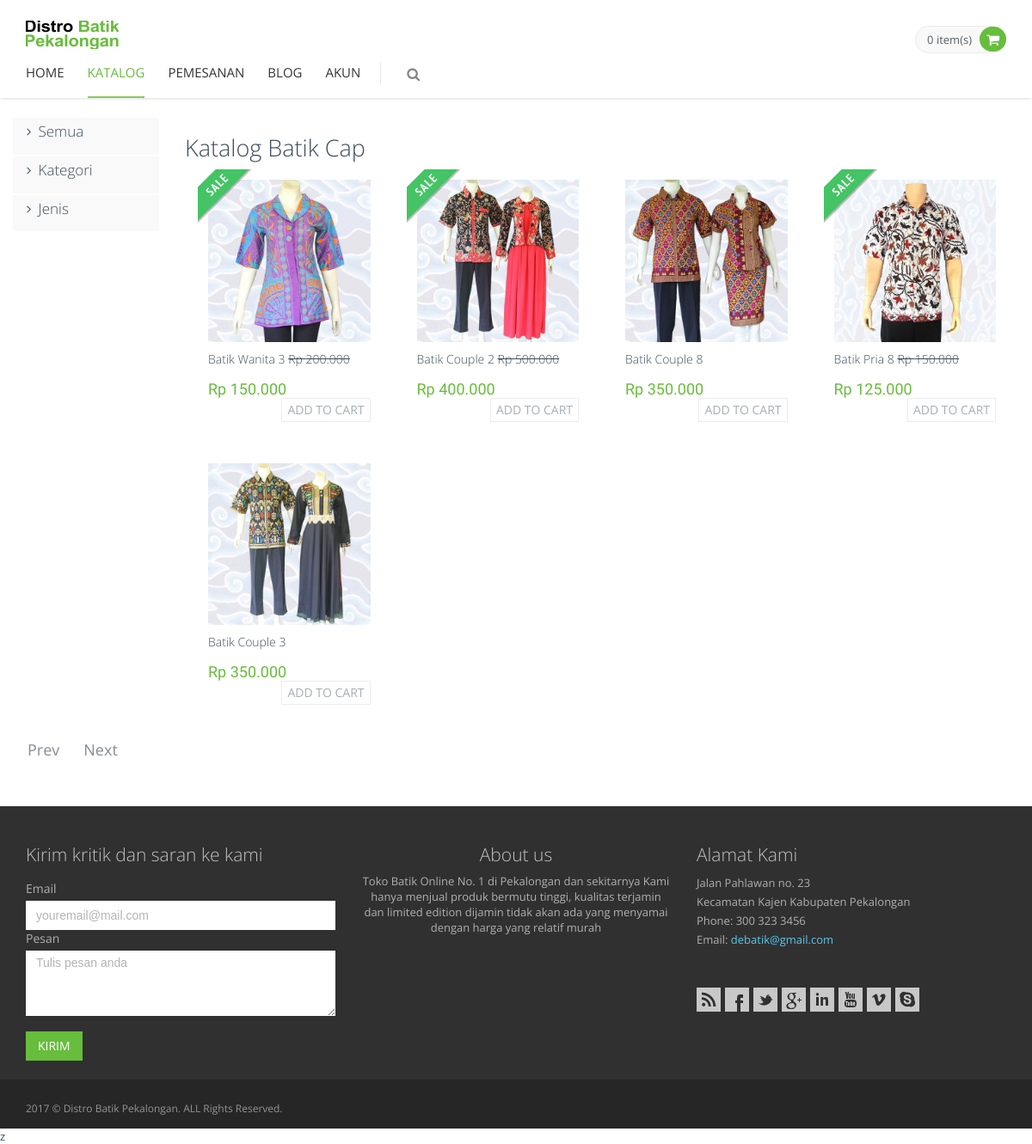
Screenshot of /index.php?page=cap with the database file from the repository.
### tables this page shows
CREATE TABLE `barang` (
  `id_barang` int(11) NOT NULL,
  `id_kategori` int(11) NOT NULL,
  `id_jenis` int(11) NOT NULL,
  `nama_barang` varchar(50) NOT NULL,
  `ukuran` varchar(3) NOT NULL,
  `foto_barang` varchar(50) NOT NULL,
  `diskon` tinyint(4) NOT NULL,
  `harga` int(11) NOT NULL,
  `harga_diskon` int(11) NOT NULL,
  `deskripsi` text NOT NULL,
  `tanggal` date NOT NULL
);

### index.php (called while the page is built, shortened)
<?php require 'layout/head.php'; ?>
<?php include 'content.php'; ?>
<?php include 'layout/prefooter.php'; ?>
<?php require 'layout/footer.php'; ?>

### layout/jenis/cap.php (the view, shortened to what this page needs)
<div class="main">
  <div class="container" style="width: 100%;">
    <div class="row margin-bottom-40 ">
      <?php require 'layout/sidebar.php'; ?>
      <div class="col-md-10 col-sm-8">
        <h2>Katalog Batik Cap</h2>
        <?php
          $perpage = 8;
            if (isset($_GET['hal'])) {
              $page = $_GET['hal'];
            }else {
              $page = 1;
            }
            if ($page > 1) {
              $start = ($page * $perpage) - $perpage;
            }else {
              $start = 0;
            }
          $querypro = mysqli_query($connect, "SELECT * FROM barang a, jenis b, kategori c where a.id_kategori = c.id_kategori and a.id_jenis = b.id_jenis and a.id_jenis = 2  ORDER BY id_barang DESC LIMIT $start, $perpage");
          while ($datapro = mysqli_fetch_array($querypro)) {
            if ($datapro['diskon'] == 1) { ?>
              <form method="post" action="index.php?page=katalog&amp;id=<?php echo $datapro['id_barang']; ?>">
              <div class="col-md-3 margin-bottom-20">
              <div class="product-item">
                <div class="pi-img-wrapper">
                  <img src="img/produk/<?php echo $datapro['foto_barang']; ?>" class="img-responsive" alt="<?php echo $datapro['nama_barang']; ?>">
                </div>
                <div class="sticker sticker-sale"></div>
                <h3><a href="index.php?page=detail-diskon&id=<?php echo $datapro['id_barang']; ?>"><?php echo $datapro['nama_barang']; ?></a>&nbsp;<strike><?php echo "Rp ".number_format($datapro['harga'],0,".","."); ?></strike></h3>
                <div class="pi-price"><?php
                  if ($datapro['diskon'] == 0) {
                    echo "Rp ".number_format($datapro['harga'],0,".",".");
                  }else {
                    echo "Rp ".number_format($datapro['harga_diskon'],0,".",".");
                  }
                  ?>
                  </div>
                <input type="submit" name="addtocart" class="btn btn-default add2cart" value="Add to cart">
              </div>
            </div>
            </form>
           <?php }else { ?>
            <form method="post" action="index.php?page=katalog&amp;id=<?php echo $datapro['id_barang']; ?>">
            <div class="col-md-3 margin-bottom-20">
            <div class="product-item">
              <div class="pi-img-wrapper">
                <img src="img/produk/<?php echo $datapro['foto_barang']; ?>" class="img-responsive" alt="<?php echo $datapro['nama_barang']; ?>">
              </div>
              <h3><a href="index.php?page=detail&id=<?php echo $datapro['id_barang']; ?>"><?php echo $datapro['nama_barang']; ?></a></h3>
              <div class="pi-price"><?php
                if ($datapro['diskon'] == 0) {
                  echo "Rp ".number_format($datapro['harga'],0,".",".");
                }else {
                  echo "Rp ".number_format($datapro['harga_diskon'],0,".",".");
                }
                ?>
                </div>
              <input type="submit" name="addtocart" class="btn btn-default add2cart" value="Add to cart">
            </div>
          </div>
          </form>
          <?php }
        }
        ?>
      </div>
      <div class="container-fluid">
           <div class="row">
              <div class="col-xs-12">
                <nav>
                <ul class="pagination pagination-lg">
                  <?php
                      $query = mysqli_query($connect, "SELECT * FROM barang");
                      $jmlbaris = mysqli_num_rows($query);
                      $halaman = ceil($jmlbaris/$perpage);
                      for($i = 1; $i <=$halaman; $i++){
                        if ($i > 1) {
                          echo "<li><a href='index.php?page=katalog&hal=$prev'> Prev </a></li>";
                          echo "<li class='pull-right'><a href='index.php?page=katalog&hal=$next'> Next </a></li>";
                        }
                      }
                   ?>
                </ul>
              </nav>
            </div>
         </div>
      </div>
    </div>
  </div>
</div>

### assets/frontend/layout/css/style.css (style rules this page uses)
h1, h2, h3, h4, h5, h6 { font: 300 'Open Sans', sans-serif; margin: 0 0 10px; }
a { color: #E02222; }
a, a:focus, a:hover, a:active { outline: 0; text-decoration: none; }
.margin-bottom-20 { margin-bottom: 20px !important; }
.margin-bottom-40 { margin-bottom: 40px !important; }
.pagination { border-radius: 0; margin: 0; }
.pagination > li { display: inline-block; margin-left: 5px; }
.pagination > li > a, .pagination > li > span, .pagination > li:first-child > a, .pagination > li:first-child > span, .pagination > li:last-child > a, .pagination > li:last-child > span { border-radius: 25px !important; border: none; color: #868c93; }
.pagination > li:first-child > a, .pagination > li:last-child > a { padding: 4px 12px 8px; }

### assets/frontend/pages/css/style-shop.css (style rules this page uses)
.product-item { padding: 12px 12px 16px; background: #fff; position: relative; }
.product-item:after { content: "."; display: block; height: 0; clear: both; visibility: hidden; font-size: 0; line-height:0; }
.sticker { position: absolute; top: 0; left: 0; width: 63px; height: 63px; }
.sticker-sale { background: url(../../layout/img/sale.png) no-repeat; }
.pi-img-wrapper { position: relative; }
.product-item h3 { font: 300 14px 'Open Sans', sans-serif; padding-top: 10px; padding-bottom: 4px; }
.product-item h3 a { color: #3e4d5c; }
.pi-price { color: #e84d1c; font: 18px 'PT Sans Narrow', sans-serif; float: left; padding-top: 1px; }
.product-item .add2cart { float: right; color: #a8aeb3; border: 1px #ededed solid; padding: 3px 6px; }
.btn { text-transform: uppercase; }

### assets/frontend/layout/css/themes/green.css (style rules this page uses)
a { color: #67bd3c; }
.pi-price { color: #67bd3c; }

### rows the page displays
barang: foto_barang (picture), diskon 1 (drawn), nama_barang "Batik Wanita 3", harga "200.000", harga_diskon "150.000"
barang: foto_barang (picture), diskon 1 (drawn), nama_barang "Batik Couple 2", harga "500.000", harga_diskon "400.000"
barang: foto_barang (picture), nama_barang "Batik Couple 8", harga "350.000"
barang: foto_barang (picture), diskon 1 (drawn), nama_barang "Batik Pria 8", harga "150.000", harga_diskon "125.000"
barang: foto_barang (picture), nama_barang "Batik Couple 3", harga "350.000"

### other values shown
count($_SESSION['shopping_cart']) "0"
$akun "AKUN"
